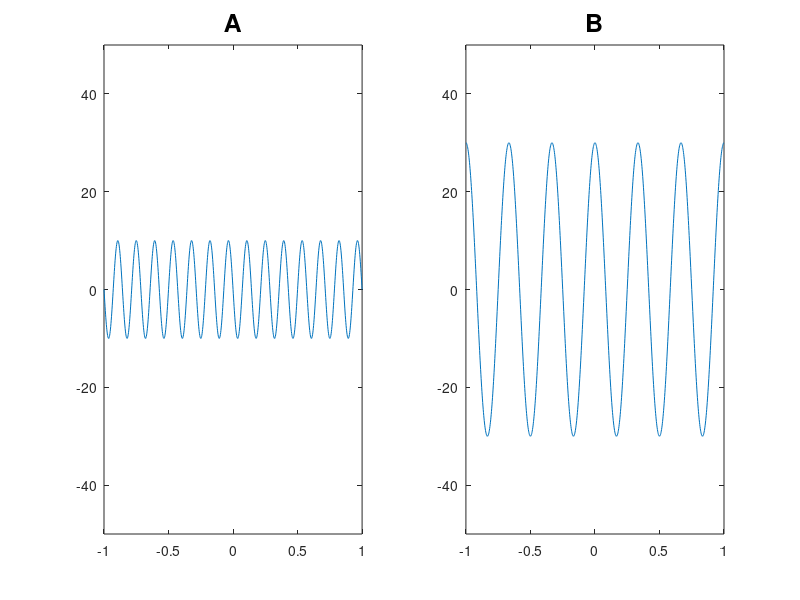
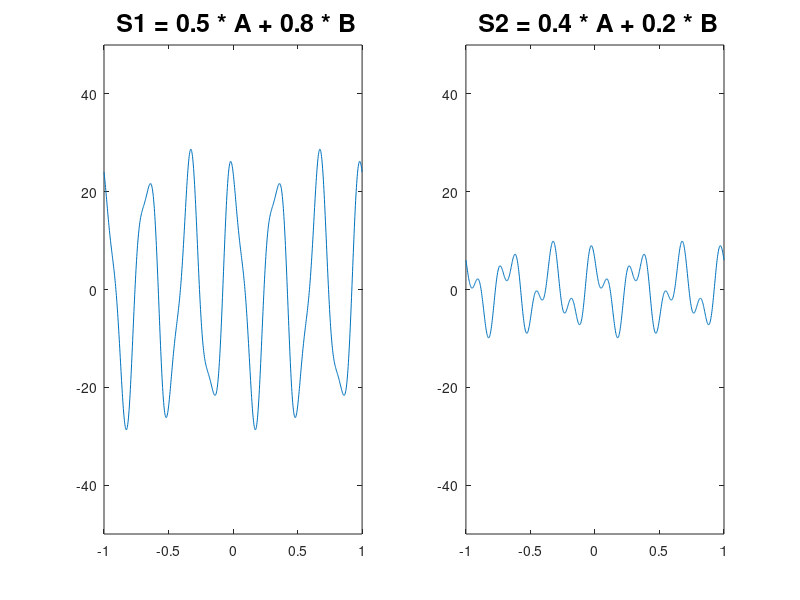

Here is the MATLAB script that generated these plots, in order: (Note: this script raises an error after producing the figures.)
%ICA explained
% inizializzo alcune variabili
close all
clear all

srate = 500;

n_sources = 2

% list a couple of frequencies (they will be used to create signals).
frex = [7 3];

% list some random amplitudes... make sure there are 
% the same number of amplitudes as there are frequencies!
amplit = [ 10 30 ];

Ntrials= 50

jitter_factor= 6

phases = [ pi, pi/2 ]; % same as frex and amplit

% define time...
time=-1:1/srate:1;

 
% custom ylim 
 myylim=[-10 10]

 
% generate sine waves from parameters above.
 sine_waves = zeros(length(frex),length(time)); % remember: always initialize!
for n=1:n_sources
    sine_waves (n,:) = amplit(n) * sin(2*pi*frex(n).*time + phases(n));
end

my_ylim=[-50,50]

figure
subplot(121)
plot(time, sine_waves(1,:));
title('A', 'FontSize', 18)
set(gca, 'ylim', my_ylim);
subplot(122)
plot(time, sine_waves(2,:));
title('B', 'FontSize', 18)
set(gca, 'ylim', my_ylim);

% create mixed signal
S1 = 0.5 .* sine_waves(1,:) + 0.8 .* sine_waves(2,:)
S2 = 0.4 .* sine_waves(1,:) + 0.2 .* sine_waves(2,:)

S = [S1; S2];

figure
subplot(121)
plot(time, S1 )
title(' S1 = 0.5 * A + 0.8 * B', 'FontSize', 18)
set(gca, 'ylim', my_ylim);
subplot(122)
plot(time, S2 )
title(' S2 = 0.4 * A + 0.2 * B', 'FontSize', 18)
set(gca, 'ylim', my_ylim);


addpath('/Applications/fieldtrip-20161013/external/fastica/')

[icasig, A, W]  = fastica(S)

figure
subplot(121)
plot(time, icasig(1,:));
title('IC 1', 'FontSize', 18)
set(gca, 'ylim', my_ylim);
subplot(122)
plot(time, icasig(2,:));
title('IC 2', 'FontSize', 18)
set(gca, 'ylim', my_ylim);


% Creo una matrice con tre sine waves, con tutti i parametri uguali, tranne
% la fase che ? definita dal vettore phases (vedi sopra).


r = A*icasig;


figure
subplot(121)
plot(time, r(1,:));
title({'Sensor 1 (reconstructed)', 'A * ICs'}, 'FontSize', 14)
set(gca, 'ylim', my_ylim);
subplot(122)
plot(time, r(2,:));
title({'Sensor 2 (reconstructed)', 'A * ICs'}, 'FontSize', 14)
set(gca, 'ylim', my_ylim);


A_1 = A;
A_1(:,1) = 0;
r1 = A_1*icasig;


figure
subplot(121)
plot(time, r1(1,:));
title({'Sensor 1 without IC2', 'A1 * ICs'}, 'FontSize', 14)
set(gca, 'ylim', my_ylim);
subplot(122)
plot(time, r1(2,:));
title({'Sensor 2 without IC2', 'A1 * ICs'}, 'FontSize', 14)
set(gca, 'ylim', my_ylim);







